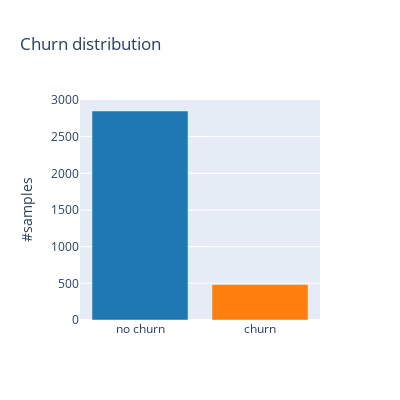

Notebook cell for this chart:
### Markdown cell above
Visualizing the customer churn distribution

### Code cell
colors = plotly.colors.DEFAULT_PLOTLY_COLORS
churn_dict = {0: "no churn", 1: "churn"}

y = df["churn"].value_counts()

data = [go.Bar(x=[churn_dict[x] for x in y.index], y=y.values, marker = dict(color = colors[:len(y.index)]))]
layout = go.Layout(
    title='Churn distribution',
    autosize=False,
    width=400,
    height=400,
    yaxis=dict(
        title='#samples',
    ),
)
fig = go.Figure(data=data, layout=layout)
iplot(fig, filename='basic-bar15')

### Figure 1 — Plotly figure (JSON) as saved in the notebook; plotly's stock layout.template omitted (floating-point values rounded to 4 significant figures)
{"data": [{"marker": {"color": ["rgb(31, 119, 180)", "rgb(255, 127, 14)"]}, "type": "bar", "x": ["no churn", "churn"], "y": [2850, 483]}], "layout": {"autosize": false, "height": 400, "title": {"text": "Churn distribution"}, "width": 400, "yaxis": {"title": {"text": "#samples"}}}}
